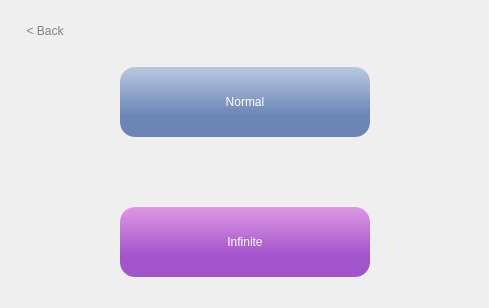
       <widget class="QWidget" name="GameMode">
        <layout class="QVBoxLayout" name="verticalLayout_3">
         <item>
          <layout class="QHBoxLayout" name="horizontalLayout_4">
           <property name="leftMargin">
            <number>15</number>
           </property>
           <property name="topMargin">
            <number>10</number>
           </property>
           <item>
            <widget class="QPushButton" name="back_2">
             <property name="styleSheet">
              <string notr="true">QPushButton
{
	color: grey;
	font: 300 15pt &quot;Montserrat&quot;;
	Background: rgba(0, 0, 0, 0);
	border: none;
}

QPushButton:hover
{
	font: 300 15pt &quot;Montserrat&quot;;
	color: rgb(90, 90, 90);
	Background: rgba(0, 0, 0, 0);
	border: none;
}

QPushButton:pressed
{
	font: 300 15pt &quot;Montserrat&quot;;
	color: rgb(36, 36, 36);
	Background: rgba(0, 0, 0, 0);
	border: none;
}</string>
             </property>
             <property name="text">
              <string>&lt; Back</string>
             </property>
            </widget>
           </item>
           <item>
            <spacer name="horizontalSpacer_22">
             <property name="orientation">
              <enum>Qt::Orientation::Horizontal</enum>
             </property>
             <property name="sizeHint" stdset="0">
              <size>
               <width>414</width>
               <height>20</height>
              </size>
             </property>
            </spacer>
           </item>
          </layout>
         </item>
         <item>
          <layout class="QGridLayout" name="gridLayout_6">
           <item row="0" column="1">
            <spacer name="verticalSpacer_18">
             <property name="orientation">
              <enum>Qt::Orientation::Vertical</enum>
             </property>
             <property name="sizeType">
              <enum>QSizePolicy::Policy::MinimumExpanding</enum>
             </property>
             <property name="sizeHint" stdset="0">
              <size>
               <width>20</width>
               <height>20</height>
              </size>
             </property>
            </spacer>
           </item>
           <item row="1" column="0">
            <spacer name="horizontalSpacer_21">
             <property name="orientation">
              <enum>Qt::Orientation::Horizontal</enum>
             </property>
             <property name="sizeType">
              <enum>QSizePolicy::Policy::MinimumExpanding</enum>
             </property>
             <property name="sizeHint" stdset="0">
              <size>
               <width>20</width>
               <height>20</height>
              </size>
             </property>
            </spacer>
           </item>
           <item row="1" column="1">
            <layout class="QGridLayout" name="gridLayout_18">
             <property name="verticalSpacing">
              <number>70</number>
             </property>
             <item row="1" column="0">
              <widget class="QPushButton" name="infinite">
               <property name="minimumSize">
                <size>
                 <width>250</width>
                 <height>70</height>
                </size>
               </property>
               <property name="styleSheet">
                <string notr="true">QPushButton
{
	border-radius:15px;
	background-color: qlineargradient(spread:pad, x1:0.5, y1:0, x2:0.5, y2:0.7, stop:0 rgba(222, 152, 227, 255), stop:1 rgba(162, 84, 204, 255));
	color: white;
	font: 700 30pt &quot;Montserrat&quot;;
}

QPushButton:hover
{
	border-radius:15px;
	background-color: rgba(222, 152, 227, 255);
	color: white;
	font: 700 30pt &quot;Montserrat&quot;;
}

QPushButton:pressed
{
	border-radius:15px;
	background-color: rgba(162, 84, 204, 255);
	color: white;
	font: 700 30pt &quot;Montserrat&quot;;
}</string>
               </property>
               <property name="text">
                <string>Infinite</string>
               </property>
              </widget>
             </item>
             <item row="0" column="0">
              <widget class="QPushButton" name="normal">
               <property name="minimumSize">
                <size>
                 <width>250</width>
                 <height>70</height>
                </size>
               </property>
               <property name="styleSheet">
                <string notr="true">QPushButton
{
	border-radius:15px;
	color: white;
	font: 500 30pt &quot;Montserrat&quot;;
	background-color:qlineargradient(spread:pad, x1:0.5, y1:0, x2:0.5, y2:0.7, stop:0 rgba(186, 200, 224, 255), stop:1 rgba(106, 133, 182, 255));
	border-color:black;
}

QPushButton:hover
{
	border-radius:15px;
	color: white;
	font: 500 30pt &quot;Montserrat&quot;;
	background-color: rgba(186, 200, 224, 255);
	border-color:black;
}

QPushButton:pressed
{
	border-radius:15px;
	color: white;
	font: 500 30pt &quot;Montserrat&quot;;
	background-color: rgba(106, 133, 182, 255);
	border-color:black;
}</string>
               </property>
               <property name="text">
                <string>Normal</string>
               </property>
              </widget>
             </item>
            </layout>
           </item>
           <item row="1" column="2">
            <spacer name="horizontalSpacer_23">
             <property name="orientation">
              <enum>Qt::Orientation::Horizontal</enum>
             </property>
             <property name="sizeType">
              <enum>QSizePolicy::Policy::MinimumExpanding</enum>
             </property>
             <property name="sizeHint" stdset="0">
              <size>
               <width>20</width>
               <height>20</height>
              </size>
             </property>
            </spacer>
           </item>
           <item row="2" column="1">
            <spacer name="verticalSpacer_19">
             <property name="orientation">
              <enum>Qt::Orientation::Vertical</enum>
             </property>
             <property name="sizeType">
              <enum>QSizePolicy::Policy::MinimumExpanding</enum>
             </property>
             <property name="sizeHint" stdset="0">
              <size>
               <width>20</width>
               <height>20</height>
              </size>
             </property>
            </spacer>
           </item>
          </layout>
         </item>
        </layout>
       </widget>
